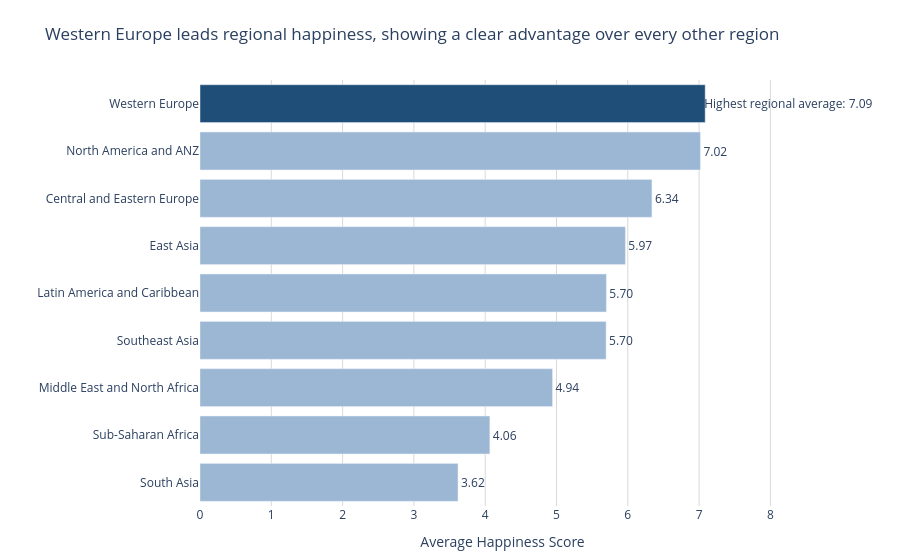

The cell this chart's notebook holds for it:
### Markdown cell above
---
## Task 1 - Regional Comparison Bar Chart

**What to build:** A horizontal bar chart showing the **average happiness score by region**, sorted from highest to lowest.

**Requirements:**
- Horizontal orientation (category names are long)
- Sorted by score, descending (so the happiest region is at the top)
- Zero baseline on x-axis
- At least one design choice that goes beyond the Plotly default (colour, annotation, labels, etc.)
- An insight title that answers: *which region stands out and why does it matter?*

**Hint:** Use `df.groupby('Region')['Happiness_Score'].mean()` to compute the averages.

### Code cell
# Task 1: Regional comparison bar chart
# -------------------------------------

# Step 1: Compute average happiness score by region
region_avg = (df.groupby('Region')['Happiness_Score']
              .mean()
              .reset_index()
              .sort_values('Happiness_Score', ascending=False))

print(region_avg)

# Step 2: Build your chart
top_region = region_avg.iloc[0]['Region']
top_score = region_avg.iloc[0]['Happiness_Score']
region_colors = ['#1f4e79' if region == top_region else '#9bb7d4' for region in region_avg['Region']]
bar_labels = [f'{score:.2f}' if region != top_region else ''
              for region, score in zip(region_avg['Region'], region_avg['Happiness_Score'])]

fig1 = go.Figure(
    go.Bar(
        x=region_avg['Happiness_Score'],
        y=region_avg['Region'],
        orientation='h',
        marker_color=region_colors,
        text=bar_labels,
        textposition='outside'
    )
)

fig1.update_layout(
    title='Western Europe leads regional happiness, showing a clear advantage over every other region',
    xaxis_title='Average Happiness Score',
    yaxis_title='',
    plot_bgcolor='white',
    paper_bgcolor='white',
    font=dict(size=12),
    margin=dict(l=20, r=95, t=80, b=20)
)

fig1.update_xaxes(range=[0, region_avg['Happiness_Score'].max() + 1.4], gridcolor='#d9d9d9', zeroline=True)
fig1.update_yaxes(autorange='reversed')
fig1.add_annotation(
    x=top_score,
    y=top_region,
    text=f'Highest regional average: {top_score:.2f}',
    showarrow=True,
    arrowhead=2,
    ax=80,
    ay=0
)

fig1.show()

### Figure 1 — Plotly figure (JSON) as saved in the notebook; plotly's stock layout.template omitted (floating-point values rounded to 4 significant figures)
{"data": [{"marker": {"color": ["#1f4e79", "#9bb7d4", "#9bb7d4", "#9bb7d4", "#9bb7d4", "#9bb7d4", "#9bb7d4", "#9bb7d4", "#9bb7d4"]}, "orientation": "h", "text": ["", "7.02", "6.34", "5.97", "5.70", "5.70", "4.94", "4.06", "3.62"], "textposition": "outside", "type": "bar", "x": [7.086, 7.018, 6.338, 5.966, 5.699, 5.695, 4.943, 4.065, 3.618], "y": ["Western Europe", "North America and ANZ", "Central and Eastern Europe", "East Asia", "Latin America and Caribbean", "Southeast Asia", "Middle East and North Africa", "Sub-Saharan Africa", "South Asia"]}], "layout": {"annotations": [{"arrowhead": 2, "ax": 80, "ay": 0, "showarrow": true, "text": "  Highest regional average: 7.09", "x": 7.086, "y": "Western Europe"}], "font": {"size": 12}, "margin": {"b": 20, "l": 20, "r": 95, "t": 80}, "paper_bgcolor": "white", "plot_bgcolor": "white", "title": {"text": "Western Europe leads regional happiness, showing a clear advantage over every other region"}, "xaxis": {"gridcolor": "#d9d9d9", "range": [0, 8.486], "title": {"text": "Average Happiness Score"}, "zeroline": true}, "yaxis": {"autorange": "reversed", "title": {"text": ""}}}}
